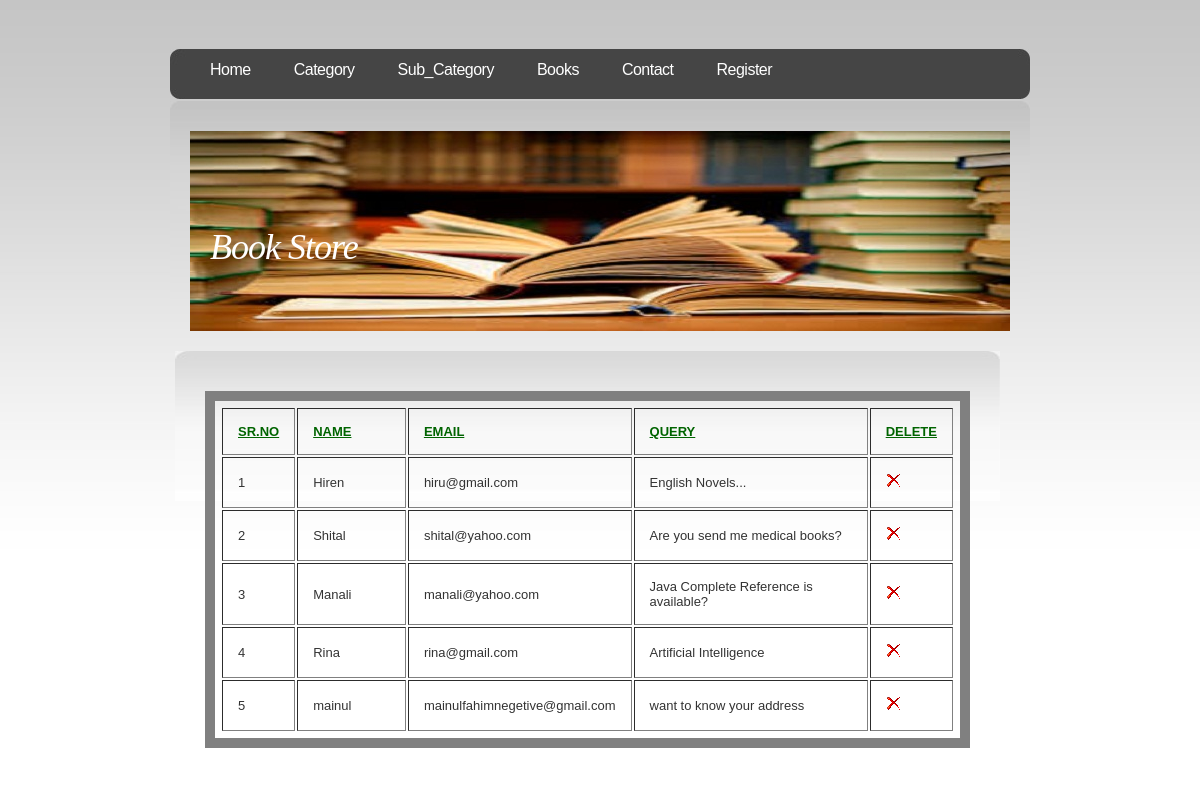
Page /admin/contact.php on the committed database.
### tables this page shows
CREATE TABLE `contact` (
  `con_id` int(4) NOT NULL,
  `con_nm` varchar(25) NOT NULL,
  `con_email` varchar(35) NOT NULL,
  `con_query` longtext NOT NULL
);

### admin/contact.php (the view, shortened to what this page needs)
<?php
require('includes/config.php');
	$q="select * from contact";
	 $res=mysqli_query($conn,$q) or die("Can't Execute Query...");
	?>
<!DOCTYPE html PUBLIC "-//W3C//DTD XHTML 1.0 Strict//EN" "http://www.w3.org/TR/xhtml1/DTD/xhtml1-strict.dtd">
<html xmlns="http://www.w3.org/1999/xhtml">
<head>
		<?php
			include("includes/head.inc.php");
		?>
</head>
<body>
<div id="header">
	<div id="menu">
		<?php
			include("includes/menu.inc.php");
		?>
	</div>
</div>
<div id="logo-wrap">
<div id="logo">
		<?php
			include("includes/logo.inc.php");
		?>
</div>
</div>
<div id="page">
	<div id="content">
		<div class="post">
			<h1 class="title"></h1>
			<div class="entry">
					<table border='1' WIDTH='100%'>
						<tr>
								<td WIDTH='10%' style="color:darkgreen"><b><u>SR.NO</u></b>
								<TD style="color:darkgreen" WIDTH='20%'><b><u>NAME</u></b>
								<TD style="color:darkgreen" WIDTH='20%'><b><u>EMAIL</u></b>
								<TD style="color:darkgreen" WIDTH='50%'><b><u>QUERY</u></b>
								<TD style="color:darkgreen" WIDTH='25%'><b><u>DELETE</u></b>
						</tr>
						<?php
							$count=1;
							while($row=mysqli_fetch_assoc($res))
							{
							echo '<tr>
										<td>'.$count.'
										<td>'.$row['con_nm'].'
										<td>'.$row['con_email'].'
										<td>'.$row['con_query'].'
										<td><a href="process_del_contact.php?sid='.$row['con_id'].'"><img src="images/drop.png" ></a>
									</tr>';
									$count++;
							}
						?>
					</TABLE>
			</div>
		</div>
	</div>
	<div style="clear: both;">&nbsp;</div>
</div>
</body>
</html>

### admin/includes/head.inc.php (shortened to what this page needs)
<link href="default.css" rel="stylesheet" type="text/css" />

### admin/includes/menu.inc.php
<ul>
			<li class="current_page_item"><a href="index.php">Home</a></li>
			<li><a href="category.php">Category</a></li>
			<li><a href="subcategory.php">Sub_Category</a></li>
			<li><a href="all_book.php">Books</a></li>
			<li class="last"><a href="contact.php">Contact</a></li>
			<?php
				if(isset($_SESSION['status'])&& $_SESSION['unm']=="admin")
				{
					echo '<li><a href="../logout.php">Logout</a></li>';
				}
				else
				{
					echo '<li><a href="../register.php">Register</a></li>';
				}
			?>
		</ul>

### admin/includes/logo.inc.php
<marquee  direction="right" behavior="alternate"><h1>Book Store</h1></marquee>

### admin/default.css (style rules this page uses)
body { margin-top: 49px; padding: 0; background: url(images/img01.jpg) repeat-x left top; font-family: "Trebuchet MS", Arial, Helvetica, sans-serif; font-size: 13px; color: #333333; }
h1, h2, h3 { margin: 0; font-weight: normal; color: #559106; }
h1 { letter-spacing: -1px; font-size: 32px; }
p, ul, ol { margin: 0 0 2em 0; text-align: justify; line-height: 26px; font-size: 11px; }
a:link { color: #4E8006; }
img { border: none; }
#header { width: 860px; height: 52px; margin: 0 auto; background: url(images/img02.jpg) no-repeat left top; }
#menu { float: left; width: 860px; height: 54px; }
#menu ul { margin: 0; padding: 0px 0 0 20px; list-style: none; line-height: normal; }
#menu li { display: block; float: left; }
#menu a { display: block; float: left; margin-right: 3px; padding: 12px 20px; letter-spacing: -.5px; text-decoration: none; font: 16px "Trebuchet MS", Arial, Helvetica, sans-serif; color: #FFFFFF; }
#menu .current_page_item a { color: #FFFFFF; }
#logo-wrap { width: 860px; margin: 0 auto; padding: 30px 0 20px 0; background: url(images/img03.jpg) no-repeat left top; }
#logo { width: 820px; height: 200px; margin: 0 auto; background: url(images/headerlogo1.jpg) no-repeat left top; }
#logo h1, #logo h2 { float: left; margin: 0; padding: 0 0 0 20px; line-height: normal; }
#logo h1 { padding-top: 95px; font-family: Georgia, "Times New Roman", Times, serif; font-size:36px; font-style: italic; color: white; }
#page { width: 850px; margin: 0 auto; }
#content { float: left; width: 825px; background: url(images/img10.jpg) no-repeat left top; }
.post { padding: 15px 15px; }
.post .title { margin-bottom: 20px; padding-bottom: 5px; }
.post .entry { padding: 0 15px; }

### admin/contact.php (style rules this page uses)
table { padding:5px;border:10px solid gray }
td,th { padding:15px }

### rows in the picture
contact: con_nm "Hiren", con_email "hiru@gmail.com", con_query "English Novels..."
contact: con_nm "Shital", con_email "shital@yahoo.com", con_query "Are you send me medical books?"
contact: con_nm "Manali", con_email "manali@yahoo.com", con_query "Java Complete Reference is available?"
contact: con_nm "Rina", con_email "rina@gmail.com", con_query "Artificial Intelligence"
contact: con_nm "mainul", con_email "mainulfahimnegetive@gmail.com", con_query "want to know your address"
